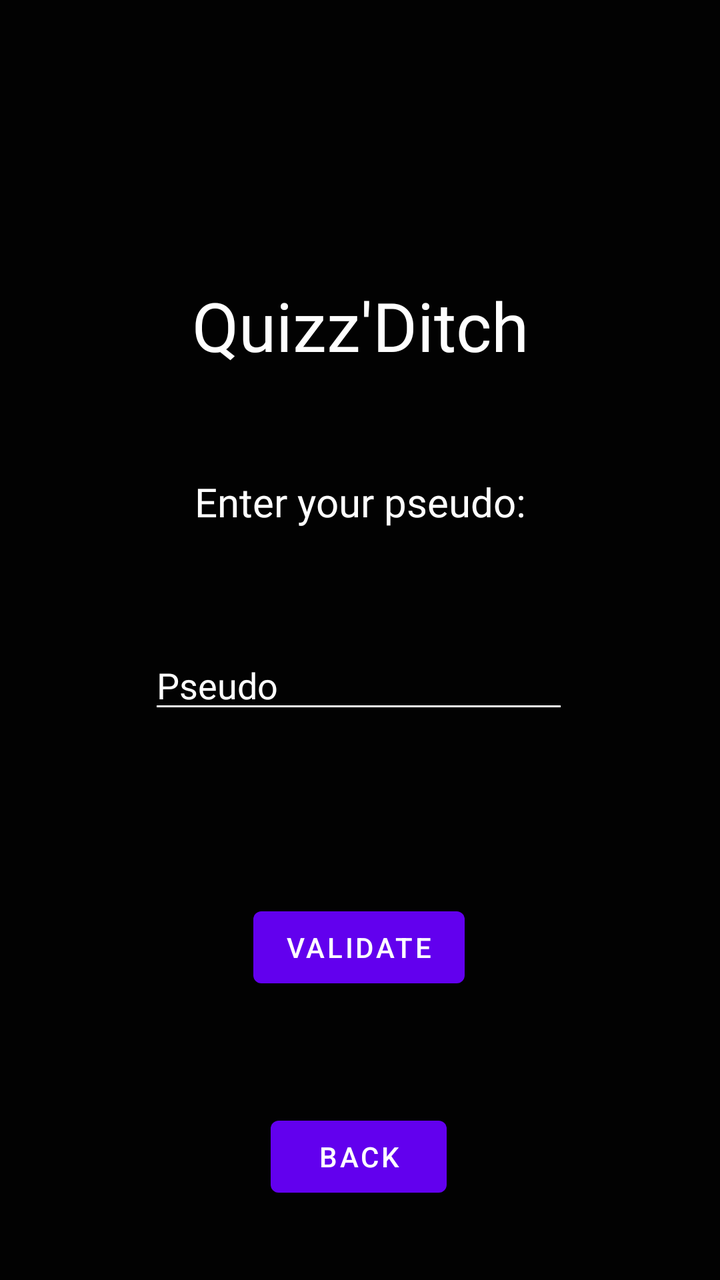
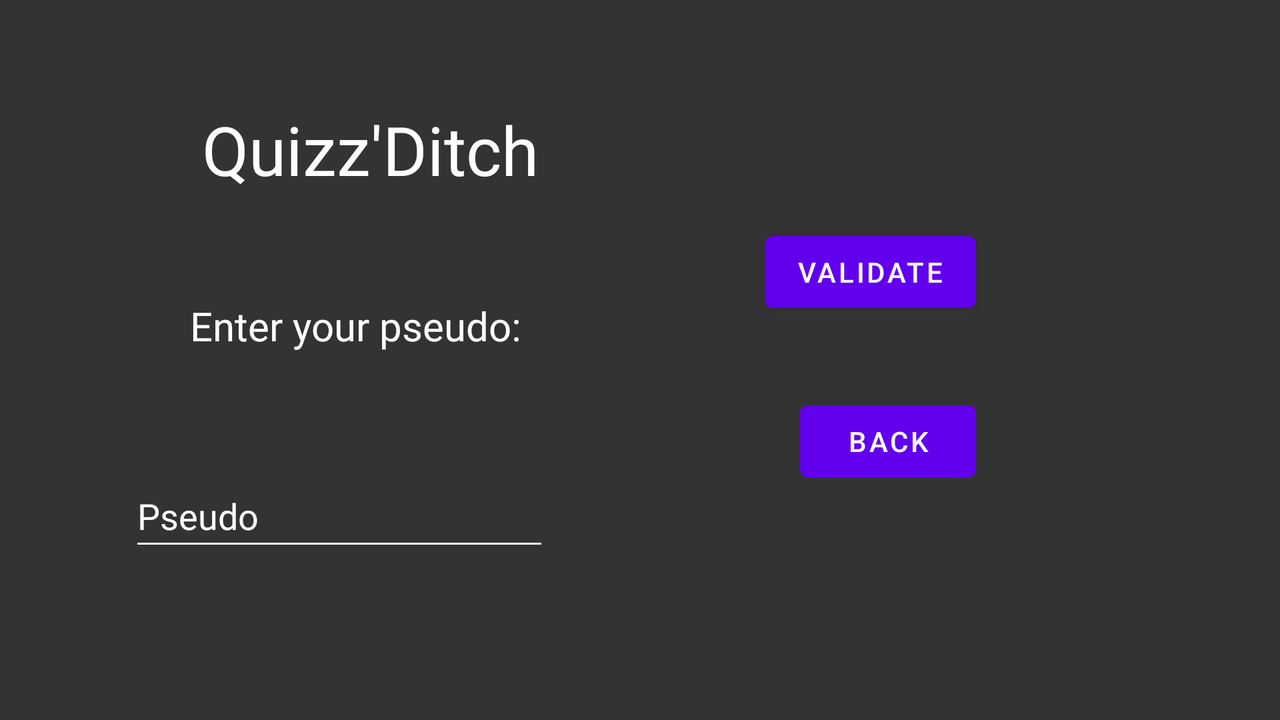

The same Android screen from two of the app's own layout files: first res/layout/ as a phone draws it, then the repository's variant for another configuration, drawn on a device whose configuration selects that folder. Both files follow.
<!-- AndroidManifest.xml: application theme Theme.QuizzDitch -->
<!-- res/layout/activity_ppseudo.xml -->
<?xml version="1.0" encoding="utf-8"?>
<androidx.constraintlayout.widget.ConstraintLayout xmlns:android="http://schemas.android.com/apk/res/android"
    xmlns:app="http://schemas.android.com/apk/res-auto"
    xmlns:tools="http://schemas.android.com/tools"
    android:layout_width="match_parent"
    android:layout_height="match_parent"
    android:background="#020202"
    tools:context=".P_pseudo">

    <Button
        android:id="@+id/btn_validate"
        android:layout_width="wrap_content"
        android:layout_height="wrap_content"
        android:layout_marginTop="88dp"
        android:text="@string/validate"
        app:layout_constraintEnd_toEndOf="parent"
        app:layout_constraintHorizontal_bias="0.498"
        app:layout_constraintStart_toStartOf="parent"
        app:layout_constraintTop_toBottomOf="@+id/saisie_p" />

    <TextView
        android:id="@+id/Text_Quizzditch_pseudo"
        android:layout_width="wrap_content"
        android:layout_height="wrap_content"
        android:layout_marginTop="140dp"
        android:fontFamily="@font/aref_ruqaa"
        android:text="@string/Nom_App"
        android:textAlignment="center"
        android:textColor="#FEFEFE"
        android:textSize="34sp"
        app:layout_constraintEnd_toEndOf="parent"
        app:layout_constraintStart_toStartOf="parent"
        app:layout_constraintTop_toTopOf="parent" />

    <TextView
        android:id="@+id/text_saisie_p"
        android:layout_width="wrap_content"
        android:layout_height="wrap_content"
        android:layout_marginTop="52dp"
        android:fontFamily="@font/aref_ruqaa"
        android:text="@string/enter_your_pseudo"
        android:textAlignment="center"
        android:textColor="#FEFEFE"
        android:textSize="20sp"
        app:layout_constraintEnd_toEndOf="parent"
        app:layout_constraintStart_toStartOf="parent"
        app:layout_constraintTop_toBottomOf="@+id/Text_Quizzditch_pseudo" />

    <EditText
        android:id="@+id/saisie_p"
        android:layout_width="wrap_content"
        android:layout_height="wrap_content"
        android:layout_marginTop="56dp"
        android:backgroundTint="#FEFEFE"
        android:ems="10"
        android:fontFamily="@font/aref_ruqaa"
        android:inputType="textPersonName"
        android:text="@string/pseudo"
        android:textAlignment="viewStart"
        android:textColor="#FEFEFE"
        app:layout_constraintEnd_toEndOf="parent"
        app:layout_constraintHorizontal_bias="0.496"
        app:layout_constraintStart_toStartOf="parent"
        app:layout_constraintTop_toBottomOf="@+id/text_saisie_p" />

    <Button
        android:id="@+id/btn_back_pp"
        android:layout_width="wrap_content"
        android:layout_height="wrap_content"
        android:layout_marginTop="52dp"
        android:text="@string/btn_back"
        app:layout_constraintBottom_toBottomOf="parent"
        app:layout_constraintEnd_toEndOf="parent"
        app:layout_constraintHorizontal_bias="0.498"
        app:layout_constraintStart_toStartOf="parent"
        app:layout_constraintTop_toBottomOf="@+id/btn_validate"
        app:layout_constraintVertical_bias="0.111" />
</androidx.constraintlayout.widget.ConstraintLayout>
<!-- resources referenced by this layout -->
<resources>
  <string name="Nom_App" translatable="false">Quizz\'Ditch</string>
  <string name="btn_back">Back</string>
  <string name="enter_your_pseudo">Enter your pseudo:</string>
  <string name="pseudo" translatable="false">Pseudo</string>
  <string name="validate">Validate</string>
  <style name="Theme.QuizzDitch" parent="Theme.MaterialComponents.DayNight.DarkActionBar">
          
          <item name="colorPrimary">@color/purple_500</item>
          <item name="colorPrimaryVariant">@color/purple_700</item>
          <item name="colorOnPrimary">@color/white</item>
          
          <item name="colorSecondary">@color/teal_200</item>
          <item name="colorSecondaryVariant">@color/teal_700</item>
          <item name="colorOnSecondary">@color/black</item>
          
          <item name="android:statusBarColor">?attr/colorPrimaryVariant</item>
          
      </style>
</resources>
<!-- res/layout-land/activity_ppseudo.xml (the repository's variant of the layout above) -->
<!-- drawn on the phone turned sideways -->
<?xml version="1.0" encoding="utf-8"?>
<androidx.constraintlayout.widget.ConstraintLayout xmlns:android="http://schemas.android.com/apk/res/android"
    xmlns:app="http://schemas.android.com/apk/res-auto"
    xmlns:tools="http://schemas.android.com/tools"
    android:layout_width="match_parent"
    android:layout_height="match_parent"
    android:background="#333333"
    tools:context=".P_pseudo">

    <Button
        android:id="@+id/btn_validate"
        android:layout_width="wrap_content"
        android:layout_height="wrap_content"
        android:layout_marginTop="112dp"
        android:layout_marginEnd="152dp"
        android:text="@string/validate"
        app:layout_constraintBottom_toTopOf="@+id/btn_back_pp"
        app:layout_constraintEnd_toEndOf="parent"
        app:layout_constraintHorizontal_bias="1.0"
        app:layout_constraintStart_toEndOf="@+id/text_saisie_p"
        app:layout_constraintTop_toTopOf="parent"
        app:layout_constraintVertical_bias="0.0" />

    <EditText
        android:id="@+id/saisie_p"
        android:layout_width="wrap_content"
        android:layout_height="wrap_content"
        android:layout_marginTop="56dp"
        android:autofillHints=""
        android:backgroundTint="#FEFEFE"
        android:ems="10"
        android:fontFamily="@font/aref_ruqaa"
        android:inputType="textPersonName"
        android:minHeight="48dp"
        android:text="@string/pseudo"
        android:textAlignment="viewStart"
        android:textColor="#FEFEFE"
        app:layout_constraintEnd_toEndOf="parent"
        app:layout_constraintHorizontal_bias="0.15"
        app:layout_constraintStart_toStartOf="parent"
        app:layout_constraintTop_toBottomOf="@+id/text_saisie_p" />

    <TextView
        android:id="@+id/text_saisie_p"
        android:layout_width="wrap_content"
        android:layout_height="wrap_content"
        android:layout_marginTop="52dp"
        android:fontFamily="@font/aref_ruqaa"
        android:text="@string/enter_your_pseudo"
        android:textAlignment="center"
        android:textColor="#FEFEFE"
        android:textSize="20sp"
        app:layout_constraintEnd_toEndOf="parent"
        app:layout_constraintHorizontal_bias="0.2"
        app:layout_constraintStart_toStartOf="parent"
        app:layout_constraintTop_toBottomOf="@+id/Text_Quizzditch_pseudo" />

    <TextView
        android:id="@+id/Text_Quizzditch_pseudo"
        android:layout_width="wrap_content"
        android:layout_height="wrap_content"
        android:layout_marginTop="52dp"
        android:fontFamily="@font/aref_ruqaa"
        android:text="@string/Nom_App"
        android:textAlignment="center"
        android:textColor="#FEFEFE"
        android:textSize="34sp"
        app:layout_constraintEnd_toEndOf="parent"
        app:layout_constraintHorizontal_bias="0.214"
        app:layout_constraintStart_toStartOf="parent"
        app:layout_constraintTop_toTopOf="parent" />

    <Button
        android:id="@+id/btn_back_pp"
        android:layout_width="wrap_content"
        android:layout_height="48dp"
        android:text="@string/btn_back"
        app:layout_constraintBottom_toBottomOf="parent"
        app:layout_constraintEnd_toEndOf="@+id/btn_validate"
        app:layout_constraintHorizontal_bias="1.0"
        app:layout_constraintStart_toStartOf="@+id/btn_validate"
        app:layout_constraintTop_toTopOf="parent"
        app:layout_constraintVertical_bias="0.63" />
</androidx.constraintlayout.widget.ConstraintLayout>
